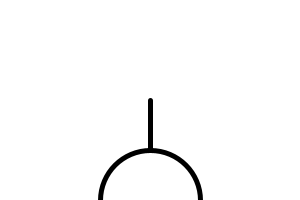
Frame 1 (no input)
Frame 60 (the mouse pressed at the canvas centre just before this capture): identical to frame 1, image omitted
Frame 120 (the mouse held since frame 60 and released just before this capture): identical to frame 1, image omitted

The Processing sketch that drew this single still picture (run headless with seeded random() and noise(); from frame 60 on, the mouse is pressed at the canvas centre):

// Processing sketch: Toetsenbord4
// ── Toetsenbord4.pde
float hoek = 1.5707963268; // De helft van pi

void setup()
{
  size(300, 200);  
  strokeWeight(5);
}

void draw()
{
  background(255, 255, 255);
  final float x1 = width / 2;
  final float y1 = height;
  final float x2 = x1 + (cos(hoek) * 100);
  final float y2 = y1 - (sin(hoek) * 100);  
  line(x1, y1, x2, y2);
  ellipse(x1, y1, 100, 100);
  
  if (keyPressed)
  {
    if (keyCode == LEFT) hoek += 0.01;
    if (keyCode == RIGHT) hoek -= 0.01;
  }
  if (hoek < 0.7853981634) hoek = 0.7853981634; 
}
